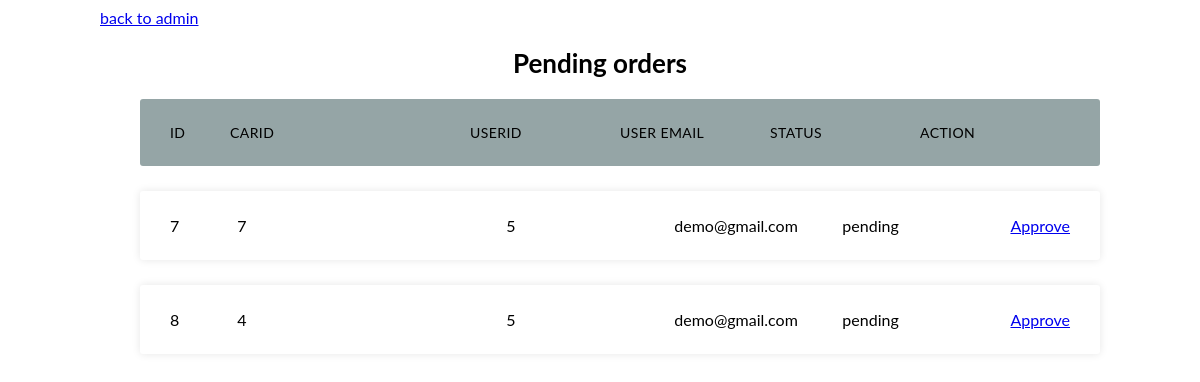
Page /Admin/dynamic/pending.php on the earlier database version.
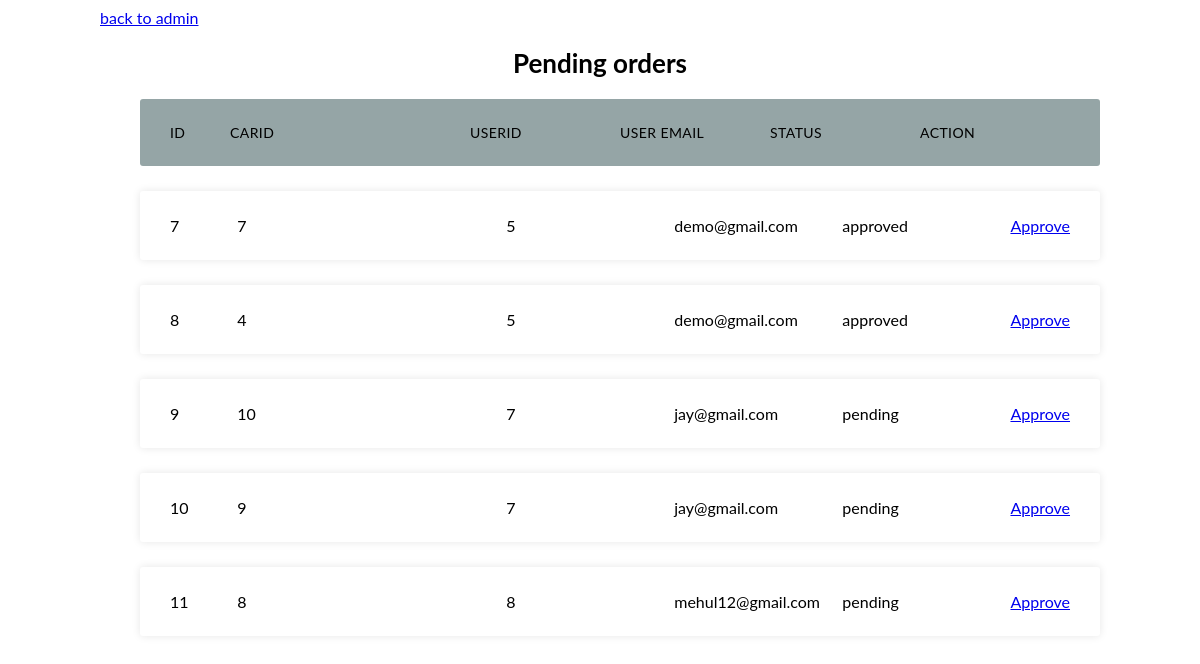
Same page on the later database version.
### tables this page shows
CREATE TABLE `reservations` (
  `id` int(100) NOT NULL,
  `userid` int(100) NOT NULL,
  `usermail` varchar(30) NOT NULL,
  `carid` int(100) NOT NULL,
  `status` varchar(10) NOT NULL,
  `carmodel` varchar(20) NOT NULL
);

### Admin/dynamic/pending.php (the view, shortened to what this page needs)
<?php
include ("connection.php");
?>
<!DOCTYPE html>
<html>
<head>
    <link rel="stylesheet" href="../css/allcarsstyle.css">
</head>
<body>
    <div class="container">
        <a href="../index.php">back to admin</a>
        <h2>Pending orders<small></small></h2>
        <ul class="responsive-table">
            <li class="table-header">
                <div class="col col-1">Id</div>
                <div class="col col-2">carid</div>
                <div class="col col-3">userid</div>
                <div class="col col-3">user email</div>
                <div class="col col-3">status</div>
                <div class="col col-4">Action</div>
            </li>
            <?php
    $sql = "SELECT * FROM reservations";
    $resultforindex = $conn->query($sql);
    if(mysqli_num_rows($resultforindex)>0){
     $row = mysqli_fetch_all($resultforindex, MYSQLI_ASSOC);
         for($i=0; $i<count($row); $i++){
    ?>
            <li class="table-row">
                <div class="col col-1" data-label="Id"><?php echo $row[$i]["id"];?></div>
                <div class="col col-2" data-label="Model"><?php echo $row[$i]["carid"];?></div>
                <div class="col col-3" data-label="category"><?php echo $row[$i]["userid"];?></div>
                <div class="col col-3" data-label="category"><?php echo $row[$i]["usermail"];?></div>
                <div class="col col-3" data-label="category"><?php echo $row[$i]["status"];?></div>
                <div class="col col-5" data-label="Action"><a
                        href="approve.php?id=<?php echo $row[$i]['id'];?>">Approve</a></div>
            </li>
            <?php
         }} else {
           ?>
            <h2>there was an error</h2>
            <?php
           }
           ?>
        </ul>
    </div>
</body>

Differences in the rows shown:
changed reservations id 7: status "pending" → "approved"
changed reservations id 8: status "pending" → "approved"
added reservations: id "9", carid "10", userid "7", usermail "jay@gmail.com", status "pending"
added reservations: id "10", carid "9", userid "7", usermail "jay@gmail.com", status "pending"
added reservations: id "11", carid "8", userid "8", usermail "mehul12@gmail.com", status "pending"
